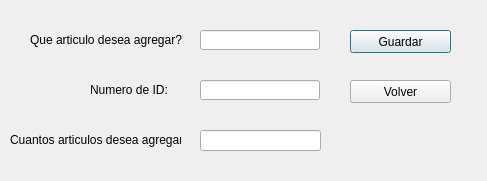
<?xml version="1.0" encoding="UTF-8"?>
<ui version="4.0">
 <class>Dialog</class>
 <widget class="QDialog" name="Dialog">
  <property name="geometry">
   <rect>
    <x>0</x>
    <y>0</y>
    <width>487</width>
    <height>181</height>
   </rect>
  </property>
  <property name="windowTitle">
   <string>Registro de Articulos</string>
  </property>
  <widget class="QLabel" name="label_3">
   <property name="geometry">
    <rect>
     <x>10</x>
     <y>130</y>
     <width>171</width>
     <height>20</height>
    </rect>
   </property>
   <property name="text">
    <string>Cuantos articulos desea agregar?</string>
   </property>
  </widget>
  <widget class="QLabel" name="label_2">
   <property name="geometry">
    <rect>
     <x>90</x>
     <y>80</y>
     <width>111</width>
     <height>20</height>
    </rect>
   </property>
   <property name="text">
    <string>Numero de ID:</string>
   </property>
  </widget>
  <widget class="QLineEdit" name="txtDescription">
   <property name="geometry">
    <rect>
     <x>200</x>
     <y>130</y>
     <width>121</width>
     <height>21</height>
    </rect>
   </property>
  </widget>
  <widget class="QLabel" name="label">
   <property name="geometry">
    <rect>
     <x>30</x>
     <y>30</y>
     <width>161</width>
     <height>20</height>
    </rect>
   </property>
   <property name="text">
    <string>Que articulo desea agregar?</string>
   </property>
  </widget>
  <widget class="QLineEdit" name="txtItem">
   <property name="geometry">
    <rect>
     <x>200</x>
     <y>30</y>
     <width>120</width>
     <height>20</height>
    </rect>
   </property>
  </widget>
  <widget class="QLineEdit" name="txtId">
   <property name="geometry">
    <rect>
     <x>200</x>
     <y>80</y>
     <width>120</width>
     <height>20</height>
    </rect>
   </property>
  </widget>
  <widget class="QPushButton" name="btnSave">
   <property name="geometry">
    <rect>
     <x>350</x>
     <y>30</y>
     <width>101</width>
     <height>23</height>
    </rect>
   </property>
   <property name="text">
    <string>Guardar</string>
   </property>
  </widget>
  <widget class="QPushButton" name="btnBack">
   <property name="geometry">
    <rect>
     <x>350</x>
     <y>80</y>
     <width>101</width>
     <height>23</height>
    </rect>
   </property>
   <property name="text">
    <string>Volver</string>
   </property>
  </widget>
 </widget>
 <resources/>
 <connections/>
</ui>
